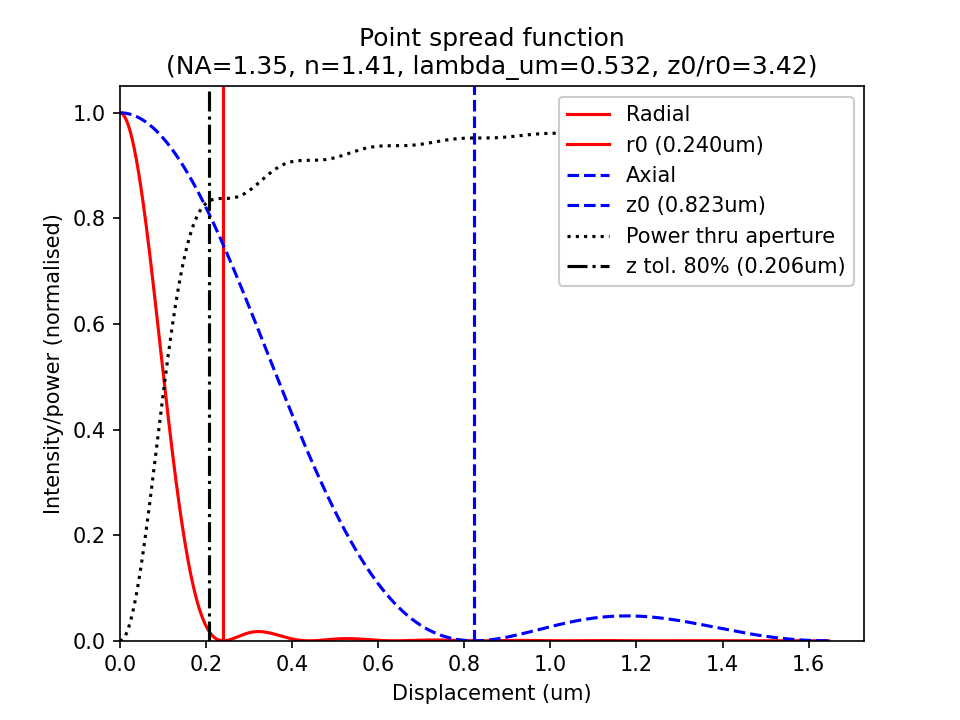

This figure's Python source:
import numpy as np
import scipy.special as sp

def psf_properties(na, immersion, r_um, z_um, lambda_um, verbose=True):
    immersion_to_n = {'air':1, 'wat':1.33, 'sil':1.41, 'gly':1.47, 'oil':1.51}
    n = immersion_to_n[immersion]
    v = (2 * np.pi * na / lambda_um) * r_um
    u = (2 * np.pi * na**2 / (n * lambda_um)) * z_um
    r0_um = 0.61 * lambda_um / na           # Rayleigh resolution
    z0_um = 2 * n * lambda_um / na**2       # Rayleigh axial
    with np.errstate(divide='ignore', invalid='ignore'): # avoid div 0 error
        ir = (2 * sp.j1(v) / v)**2          # normalized radial intensity
    iz = np.sinc((u/4)/np.pi)**2            # normalized axial intensity
    pwr = 1 - sp.j0(v)**2 - sp.j1(v)**2     # normalized power thru aperture
    if verbose:
        if np.isnan(ir): ir = 1 # fix div 0
        print('PSF properties ', end='')
        print('(%0.2f NA, n=%0.2f, lambda_um=%0.2f):'%(na, n, lambda_um))
        print('- r0=%0.2fnm, z0=%0.2fnm (ratio=%0.2f)'%(
            1e3 * r0_um, 1e3 * z0_um, z0_um / r0_um))
        print('- Depth of field: %0.2fnm'%(1e3 * z0_um / 2))
        print('- Radial intensity (r = %0.2fum): %0.2f%% of peak'%(
            r_um, 100 * ir))
        print('- Axial  intensity (z = %0.2fum): %0.2f%% of peak \n'%(
            z_um, 100 * iz, ))
    return (n, r0_um, z0_um, ir, iz, pwr)

if __name__ == "__main__":
    # Input:
    na, imm, r_um, z_um, lambda_um = 1.35, 'sil', 0, 0, 0.532
    # Get value:
    n, r0_um, z0_um, ir, iz, pwr = psf_properties(
        na, imm, r_um, z_um, lambda_um)

    # Plot:
    d_um = np.linspace(0, 2 * z0_um, 1000)
    n, r0_um, z0_um, ir, iz, pwr = psf_properties(
        na, imm, d_um, d_um, lambda_um, verbose=False)

    import matplotlib.pyplot as plt
    fig, ax = plt.subplots()
    ax.set_title('Point spread function\n' +
                 '(NA=%0.2f, n=%0.2f, lambda_um=%0.3f, z0/r0=%0.2f)'%(
                     (na, n, lambda_um, z0_um/r0_um)))
    ax.set_xlabel('Displacement (um)')
    ax.set_ylabel('Intensity/power (normalised)')
    ax.plot(d_um, ir, 'r', label='Radial')
    ax.axvline(x=r0_um, label='r0 (%0.3fum)'%(r0_um), color='r')    
    ax.plot(d_um, iz, 'b', label='Axial', linestyle='--')
    ax.axvline(x=z0_um, label='z0 (%0.3fum)'%(z0_um), linestyle='--', color='b')
    ax.plot(d_um, pwr, 'k', label='Power thru aperture', linestyle=':')
    ax.axvline(x=(z0_um/4), label='z tol. 80%% (%0.3fum)'%(z0_um/4),
                linestyle='-.', color='k')
    ax.set_xlim(xmin=0)
    ax.set_ylim(ymin=0)
    ax.legend(loc = "upper right", framealpha=1 )
    fig.savefig('psf.png', dpi=150)
    plt.show()
